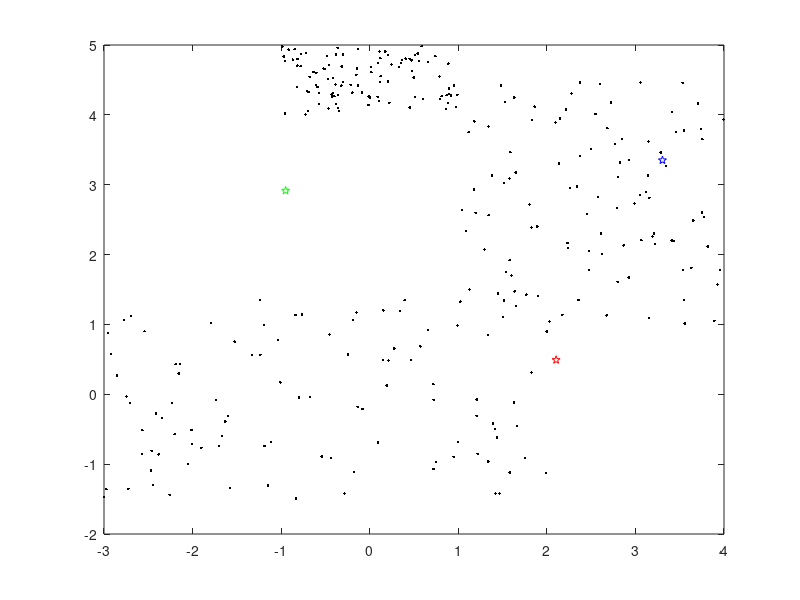

Source code (MATLAB): (Note: this script raises an error after producing the figure.)
%% Tao du lieu
m=100;
k=3;
l=m*k*2-1;
a=[1+(4-1)*rand(m,1),1+(4.5-1)*rand(m,1)]
b=[-1+(1+1)*rand(m,1),4+(5-4)*rand(m,1)]
c=[-3+(2+3)*rand(m,1),-1.5+(1.5+1.5)*rand(m,1)]
trueLbl = [ones(1,m),2*ones(1,m),3*ones(1,m)];

%% Ve du lieu
av=a';
bv=b';
cv=c';
plot(a(:,1),a(:,2),'k.');hold on
plot(b(:,1),b(:,2),'k.')
plot(c(:,1),c(:,2),'k.')

%% Khoi tao cac tam
array=[av,bv,cv];
% a1=[2.5,1.5];
% a2=[0,4.5];
% a3=[-2.5,0];
k1=[];
k2=[];
k3=[];
a1=[-3+(4+3)*rand(1,1),-1.5+(5+1.5)*rand(1,1)];
a2=[-3+(4+3)*rand(1,1),-1.5+(5+1.5)*rand(1,1)];
a3=[-3+(4+3)*rand(1,1),-1.5+(5+1.5)*rand(1,1)];
plot(a1(:,1),a1(:,2),'rp');
plot(a2(:,1),a2(:,2),'bp');
plot(a3(:,1),a3(:,2),'gp');

flag=0;

while(flag==0)
i=1;
while(i<=l)
    d1=sqrt((array(:,i)-a1(1))^2+(array(i+1)-a1(2))^2);
    d2=sqrt((array(i)-a2(1))*(array(i)-a2(1))+(array(i+1)-a2(2))*(array(i+1)-a2(2)));
    d3=sqrt((array(i)-a3(1))*(array(i)-a3(1))+(array(i+1)-a3(2))*(array(i+1)-a3(2)));
    kx=[array(i),array(i+1)];
    ky=kx';
    
    [~, id] = min([d1,d2,d3]);
%     if id == 
        
    if(d1<=d2&&d1<=d3)
        if(isempty(k1))
            k1=ky;
        else
            k1=[k1,ky];
        end
    end
    if(d2<d1&&d2<d3)
       if(k2==(0+1.0i))
            k2=ky;
        else
            k2=[k2,ky];
       end
    end
    if(d3<d1&&d3<d2)
        if(k3==(0+1.0i))
            k3=ky;
        else
            k3=[k3,ky];
        end
    end
    i=i+2;
end

k11=k1';
k22=k2';
k33=k3';
figure()
plot(a1(:,1),a1(:,2),'ro');hold on
plot(a2(:,1),a2(:,2),'bo');
plot(a3(:,1),a3(:,2),'go');
plot(k11(:,1),k11(:,2),'r.');
plot(k22(:,1),k22(:,2),'b.');
plot(k33(:,1),k33(:,2),'g.');

% Chinh lai m
t1=[sum(k11(:,1))/length(k1) sum(k11(:,2))/m] 
t2=[sum(k22(:,1))/m sum(k22(:,2))/m]
t3=[sum(k33(:,1))/m sum(k33(:,2))/m]

% Tinh khoang cach voi tam truoc do va dung theo DK: <0.01
if (t1==a1&t2==a2&t3==a3)
    flag=1;
else
    a1=t1;
    a2=t2;
    a3=t3;
    flag=0;
end
k1=[];
k2=[];
k3=[];
end

plot(a1(:,1),a1(:,2),'rx');hold on
plot(a2(:,1),a2(:,2),'bx');
plot(a3(:,1),a3(:,2),'gx');

    